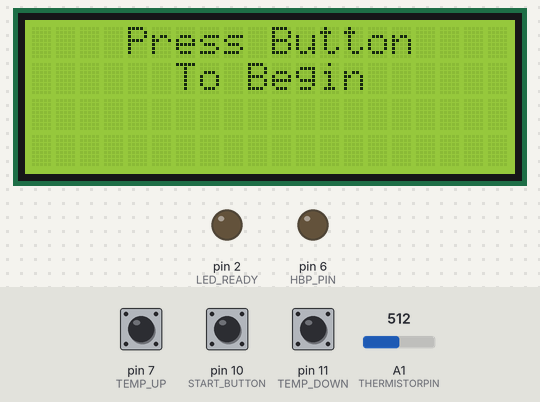
Recording of a sketch running on a simulated Arduino Uno, built with avr-gcc and run on an emulated ATmega328P. Shown: 20×4 character LCD, output pins drawn as LEDs (lit = HIGH). Inputs (shaded band) come from the test bench; at power-on: pin 10 (START_BUTTON) LOW, A1 (THERMISTORPIN) = 512, pin 7 (TEMP_UP) LOW, pin 11 (TEMP_DOWN) LOW. Pins used as bus, display or sensor lines are not drawn; what the sketch prints to the serial monitor is not drawn.

Above: at 2.3 s.
2.4 s: pin 10 (START_BUTTON) pulled HIGH for 1 s
At 3.7 s:
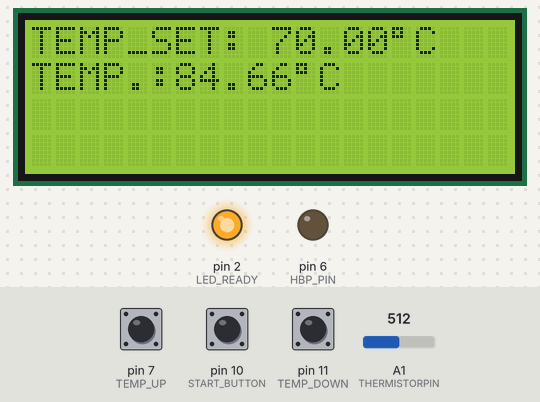
4.9 s: A1 (THERMISTORPIN) set to 622
At 6.2 s:
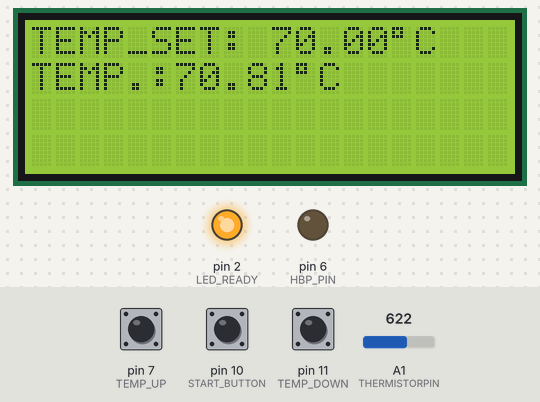
6.8 s: A1 (THERMISTORPIN) set to 636
At 7.6 s:
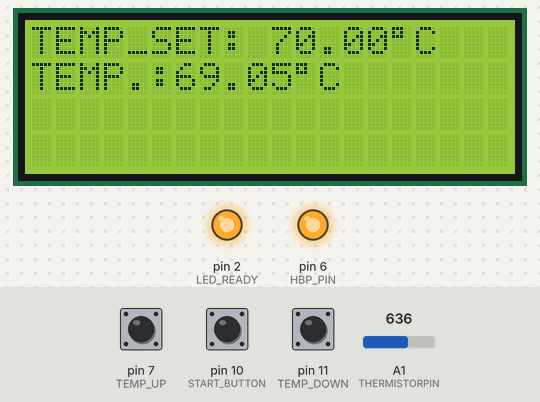
8.7 s: A1 (THERMISTORPIN) set to 716
At 10.2 s:
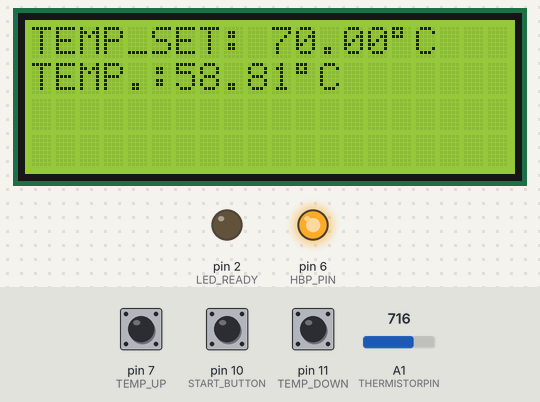
10.7 s: pin 7 (TEMP_UP) pulled HIGH for 3.2 s
At 11.94 s:
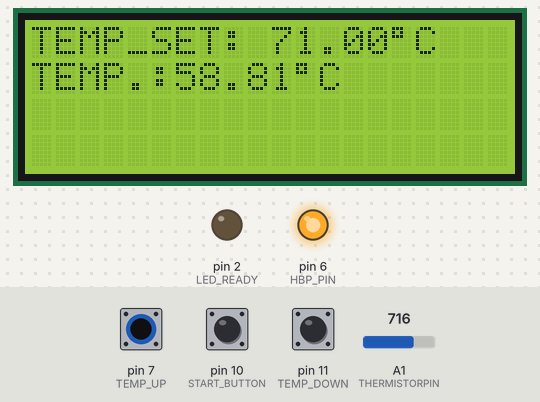
15.4 s: pin 7 (TEMP_UP) pulled HIGH for 1 s
Timing chart, 0 to 18.4 s (numbered marks = the images above; inputs shaded):
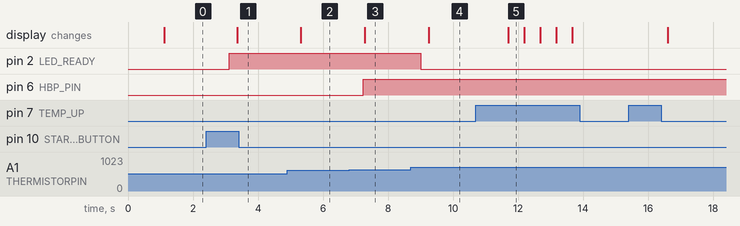

Measured:
- the behaviour switches between 628 and 629 on A1 (THERMISTORPIN) (found by bisection; images 2 and 3)
- after the input at 2.4 s, pin 2 (LED_READY): LOW → HIGH after 0.72 s; the display: changes after 0.96 s (image 1)
- after the input at 4.9 s, the display: changes after 0.42 s (image 2)
- after the input at 6.8 s, pin 6 (HBP_PIN): LOW → HIGH after 0.44 s; the display: changes after 0.48 s (image 3)
- after the input at 8.7 s, pin 2 (LED_READY): HIGH → LOW after 0.31 s; the display: changes after 0.55 s (image 4)
- after the input at 10.7 s, the display: changes after 1.0 s (image 5)

The sketch:

HBP_firmware_V1.0.ino
```cpp
#define SERIES_RESISTOR 10000
#define NOMINAL_RESISTANCE 100000
#define NOMINAL_TEMPERATURE 25
#define BCOEFFICIENT 3950
#define THERMISTORPIN A1
#define LED_READY 2
#define LED_WARMING 1
#define START_BUTTON 10
#define HBP_PIN 6
#define BACKLIGHT_PIN 3
#define TEMP_UP 7
#define TEMP_DOWN 11

#include <LiquidCrystal_I2C.h>
#include <Wire.h> //Built-in Arduino library needed for using the I2C communication protocol

LiquidCrystal_I2C  lcd(0x3F, 2, 1, 0, 4, 5, 6, 7);

boolean startButtonPushed = false;
int startButtonLastState = LOW;
long startButtonDebounceTime = 0;

boolean upButtonPushed = false;
int upButtonLastState = LOW;
long upButtonDebounceTime = 0;

boolean downButtonPushed = false;
int downButtonLastState = LOW;
long downButtonDebounceTime = 0;

long debounceDelay = 250;

int state = 0;
float thermistor_reading;
int iteration = 0;
float temperature = 0;
float temp_set = 70;
int flag = 1;

void setup() {
  Serial.begin(9600);
  pinMode(LED_WARMING, OUTPUT);
  pinMode(HBP_PIN,OUTPUT);
  pinMode(LED_READY, OUTPUT);
  pinMode(TEMP_UP, INPUT);
  pinMode(TEMP_DOWN,INPUT);

  lcd.setBacklightPin(BACKLIGHT_PIN, POSITIVE);
  lcd.setBacklight(HIGH);

  lcd.begin(20, 4); //Initializes the lcd with 4 rows and 20 columns
  lcd.setCursor(0, 0);
  lcd.print("   HBP Controller ");
  delay(1000);
  lcd.setCursor(0, 0);
  lcd.print("    Press Button   ");
  lcd.setCursor(0, 1);
  lcd.print("      To Begin    ");
}


//Status Leds
//HBP SSR Turn On
//Output Voltage Read


void loop() {

  if (iteration == 0) {
    readButtons();
  }

  if (startButtonPushed)
  {
    read_thermistor();
    calculateTemp();
    status_LED();
   // readTempButton();
    HBP_Control();
    display_data();
    delay(250);
  }
}

void display_data()
{
  lcd.setCursor(0, 0);
  lcd.print("TEMP_SET: ");
  lcd.print(temp_set);
  lcd.write(0xDF);
  lcd.print("C     ");

  lcd.setCursor(0, 1);
  lcd.print("TEMP.:");
  lcd.print(temperature);
  lcd.write(0xDF);
  lcd.print("C      ");
}

void calculateTemp()
{
  temperature = (thermistor_reading) / NOMINAL_RESISTANCE; // (R/Ro)
  temperature = log(temperature); // ln(R/Ro)
  temperature /= BCOEFFICIENT; // 1/B * ln(R/Ro)
  temperature += 1.0 / (25 + 273.15); // + (1/To)
  temperature = 1.0 / temperature; // Invert
  temperature -= 276.15; // convert to C

}
void status_LED()
{
  if (temperature >= 0 && temperature <= 68) {
    digitalWrite(LED_WARMING, HIGH);
    digitalWrite(LED_READY, LOW);
    state = 1;
  }

  else if (temperature > 68) {
    digitalWrite(LED_WARMING, LOW);
    digitalWrite(LED_READY, HIGH);
    state = 2;
  }
  else{
    state = 0;
  }
}

void HBP_Control()
{
  readTempButton();

  if(temperature < temp_set and flag == 1)
  {
    digitalWrite(HBP_PIN, HIGH);
    if(temperature >= temp_set - 1)
    {
      flag = 0;
    }
  }
  else if ((temperature >= temp_set - 1 and temperature <= temp_set + 1 ) and flag == 0) {
    digitalWrite(HBP_PIN, HIGH);
  }
  else if ((temperature >= temp_set + 1.5) and flag == 0) {
    digitalWrite(HBP_PIN, LOW);
  }
}

void readTempButton()
{
  int reading_up;
  int reading_down;
  int upButtonState = LOW;
  int downButtonState = LOW;

  reading_up = digitalRead(TEMP_UP);
  reading_down = digitalRead(TEMP_DOWN);

  Serial.print("Reading UP: ");
  Serial.println(reading_up);
  Serial.print("Reading Down: ");
  Serial.println(reading_down);
  if (reading_up != upButtonLastState)
  {
    upButtonDebounceTime = millis();
  }

  if ((millis() - upButtonDebounceTime) > debounceDelay)
  {
    upButtonState = reading_up;
    upButtonDebounceTime = millis();
  }

  upButtonLastState = reading_up;

  if (reading_down != downButtonLastState)
  {
    downButtonDebounceTime = millis();
  }

  if ((millis() - downButtonDebounceTime) > debounceDelay)
  {
    downButtonState = reading_down;
    downButtonDebounceTime = millis();
  }

  downButtonLastState = reading_down;

  //Reporting which button was pushed
  delay(200);

  if (upButtonState == HIGH) {
    upButtonPushed = true;
    temp_set += 1;
  }
  else if(downButtonState == HIGH){
    downButtonPushed = true;
    temp_set -= 1;
  }
  else
  {
    upButtonPushed = false;
    downButtonPushed = false;
  }
}

void read_thermistor()
{
  int LED = 0;
  Serial.println(LED);
  thermistor_reading = analogRead(THERMISTORPIN);
  // convert the value to resistance
  thermistor_reading = (1023 / thermistor_reading)  - 1;
  thermistor_reading = SERIES_RESISTOR / thermistor_reading;

}
void readButtons() {

  int reading;
  int startButtonState = LOW;

  //Check if start button pushed
  reading = digitalRead(START_BUTTON);
  //Serial.println(reading);
  if (reading != startButtonLastState)
  {
    startButtonDebounceTime = millis();
  }

  if ((millis() - startButtonDebounceTime) > debounceDelay)
  {
    startButtonState = reading;
    startButtonDebounceTime = millis();
  }

  startButtonLastState = reading;

  //Reporting which button was pushed
  delay(200);

  if (startButtonState == HIGH) {
    startButtonPushed = true;
    iteration = 1;
  } else {
    startButtonPushed = false;
  }
}
```
